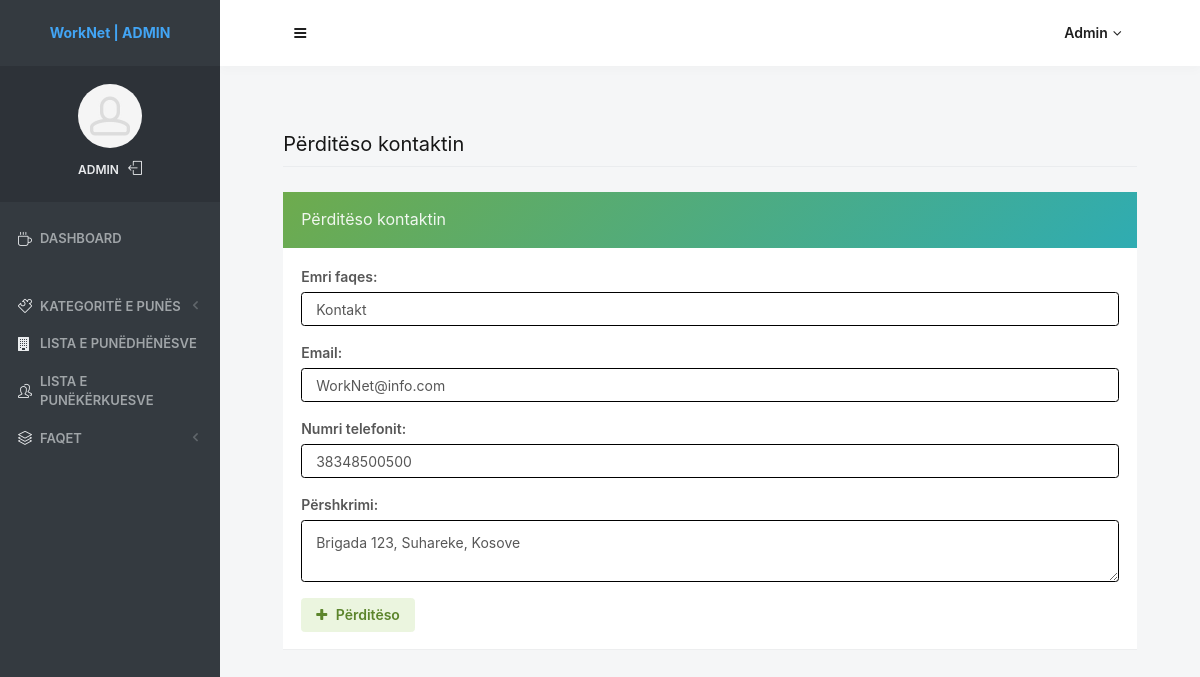
/admin/contactus.php (signed in), run on the app's committed database.
### tables this page shows
CREATE TABLE `tblpages` (
  `ID` int(11) NOT NULL,
  `PageType` varchar(200) DEFAULT NULL,
  `PageTitle` mediumtext DEFAULT NULL,
  `PageDescription` longtext DEFAULT NULL,
  `Email` varchar(200) NOT NULL,
  `MobileNumber` bigint(10) NOT NULL,
  `UpdationDate` timestamp NULL DEFAULT NULL ON UPDATE current_timestamp()
);

### admin/contactus.php (the view, shortened to what this page needs)
<?php
include('includes/dbconnection.php');
if (strlen($_SESSION['jpaid'] == 0)) {
    header('location:logout.php');
} else {
    ?>
    <!doctype html>
    <html lang="en" class="no-focus">
    <head>
        <link rel="stylesheet" id="css-main" href="assets/css/codebase.min.css">
    </head>
    <body>
        <div id="page-container" class="sidebar-o sidebar-inverse side-scroll page-header-fixed main-content-narrow">
            <?php include_once('includes/sidebar.php'); ?>
            <?php include_once('includes/header.php'); ?>
            <main id="main-container">
                <div class="content">
                    <h2 class="content-heading">Përditëso kontaktin</h2>
                    <div class="row">
                        <div class="col-md-12">
                            <div class="block block-themed">
                                <div class="block-header bg-gd-emerald">
                                    <h3 class="block-title">Përditëso kontaktin</h3>
                                </div>
                                <div class="block-content">
                                    <form method="post">
                                        <?php
                                        $sql = "SELECT * from  tblpages where PageType='contactus'";
                                        $query = $dbh->prepare($sql);
                                        $query->execute();
                                        $results = $query->fetchAll(PDO::FETCH_OBJ);
                                        if ($query->rowCount() > 0) {
                                            foreach ($results as $row) { ?>
                                                <div class="form-group row">
                                                    <label class="col-12" for="register1-email">Emri faqes:</label>
                                                    <div class="col-12">
                                                        <input type="text" name="pagetitle" id="pagetitle" required="true"
                                                            value="<?php echo $row->PageTitle; ?>" class="form-control">
                                                    </div>
                                                </div>
                                                <div class="form-group row">
                                                    <label class="col-12" for="register1-email">Email:</label>
                                                    <div class="col-12">
                                                        <input type="text" name="email" id="email" required="true"
                                                            value="<?php echo $row->Email; ?>" class="form-control">
                                                    </div>
                                                </div>
                                                <div class="form-group row">
                                                    <label class="col-12" for="register1-email">Numri telefonit:</label>
                                                    <div class="col-12">
                                                        <input type="text" name="mobnum" id="mobnum" required="true"
                                                            value="<?php echo $row->MobileNumber; ?>" class="form-control"
                                                            maxlength="11" pattern="[0-9]+">
                                                    </div>
                                                </div>
                                                <div class="form-group row">
                                                    <label class="col-12" for="register1-email">Përshkrimi:</label>
                                                    <div class="col-12">
                                                        <textarea type="text" name="pagedes" class="form-control"
                                                            required='true'><?php echo $row->PageDescription; ?></textarea>
                                                    </div>
                                                </div>
                                                <?php $cnt = $cnt + 1;
                                            }
                                        } ?>
                                        <div class="form-group row">
                                            <div class="col-12">
                                                <button type="submit" class="btn btn-alt-success" name="submit">
                                                    <i class="fa fa-plus mr-5"></i> Përditëso
                                                </button>
                                            </div>
                                        </div>
                                    </form>
                                </div>
                            </div>
                        </div>
                    </div>
                </div>
            </main>
        </div>
    </body>
    </html>
<?php } ?>

### admin/includes/sidebar.php (shortened to what this page needs)
<nav id="sidebar">
    <div id="sidebar-scroll">
        <div class="sidebar-content">
            <div class="content-header content-header-fullrow px-15">
                <div class="content-header-section text-center align-parent sidebar-mini-hidden">
                    <div class="content-header-item">
                        <a class="link-effect font-w700" href="dashboard.php">
                            WorkNet | ADMIN</span>
                        </a>
                    </div>
                </div>
            </div>
            <div class="content-side content-side-full content-side-user px-10 align-parent">
                <div class="sidebar-mini-hidden-b text-center">
                    <a class="img-link" href="admin-profile.php">
                        <img class="img-avatar" src="assets/img/avatars/avatar15.jpg" alt="">
                    </a>
                    <ul class="list-inline mt-10">
                        <?php
                        $aid = $_SESSION['jpaid'];
                        $sql = "SELECT AdminName from  tbladmin where ID=:aid";
                        $query = $dbh->prepare($sql);
                        $query->bindParam(':aid', $aid, PDO::PARAM_STR);
                        $query->execute();
                        $results = $query->fetchAll(PDO::FETCH_OBJ);
                        if ($query->rowCount() > 0) {
                            foreach ($results as $row) { ?>
                                <li class="list-inline-item">
                                    <a class="link-effect text-dual-primary-dark font-size-xs font-w600 text-uppercase"
                                        href="admin-profile.php">
                                        <?php echo $row->AdminName; ?>
                                    </a>
                                </li>
                                <?php $cnt = $cnt + 1;
                            }
                        } ?>
                        <li class="list-inline-item">
                            <a class="link-effect text-dual-primary-dark" href="logout.php">
                                <i class="si si-logout"></i>
                            </a>
                        </li>
                    </ul>
                </div>
            </div>
            <div class="content-side content-side-full">
                <ul class="nav-main">
                    <li class="open">
                        <a href="dashboard.php"><i class="si si-cup"></i><span
                                class="sidebar-mini-hide">Dashboard</span></a>
                    </li>
                    <li class="nav-main-heading"><span class="sidebar-mini-visible">UI</span></li>
                    <li>
                        <a class="nav-submenu" data-toggle="nav-submenu"><i class="si si-puzzle"></i>Kategoritë e punës</a>
                    </li>
                    <li>
                        <a href="employer-list.php"><i class="fa fa-building"></i><span class="sidebar-mini-hide">Lista
                                e punëdhënësve</span></a>
                    </li>
                    <li>
                        <a href="reg-jobseekers.php"><i class="si si-users"></i><span class="sidebar-mini-hide">Lista e
                                punëkërkuesve</span></a>
                    </li>
                    <li>
                        <a class="nav-submenu" data-toggle="nav-submenu" href="#"><i class="si si-layers"></i><span
                                class="sidebar-mini-hide">Faqet</span></a>
                    </li>
                </ul>
            </div>
        </div>
    </div>
</nav>

### admin/includes/header.php (shortened to what this page needs)
<header id="page-header">
    <div class="content-header">
        <div class="content-header-section">
            <button type="button" class="btn btn-circle btn-dual-secondary" data-toggle="layout"
                data-action="sidebar_toggle">
                <i class="fa fa-navicon"></i>
            </button>
        </div>
        <div class="content-header-section">
            <div class="btn-group" role="group">
                <?php
                $aid = $_SESSION['jpaid'];
                $sql = "SELECT AdminName from  tbladmin where ID=:aid";
                $query = $dbh->prepare($sql);
                $query->bindParam(':aid', $aid, PDO::PARAM_STR);
                $query->execute();
                $results = $query->fetchAll(PDO::FETCH_OBJ);
                if ($query->rowCount() > 0) {
                    foreach ($results as $row) { ?>
                        <button type="button" class="btn btn-rounded btn-dual-secondary" id="page-header-user-dropdown"
                            data-toggle="dropdown" aria-haspopup="true" aria-expanded="false">
                            <?php echo $row->AdminName; ?><i class="fa fa-angle-down ml-5"></i>
                        </button>
                        <?php $cnt = $cnt + 1;
                    }
                } ?>
            </div>
        </div>
    </div>
</header>

### data on the page
tblpages: pagetitle "Kontakt", email "WorkNet@info.com", mobnum "38348500500", pagedes "Brigada 123, Suhareke, Kosove"

### other printed values
$row->AdminName "ADMIN"
$row->AdminName "Admin"
